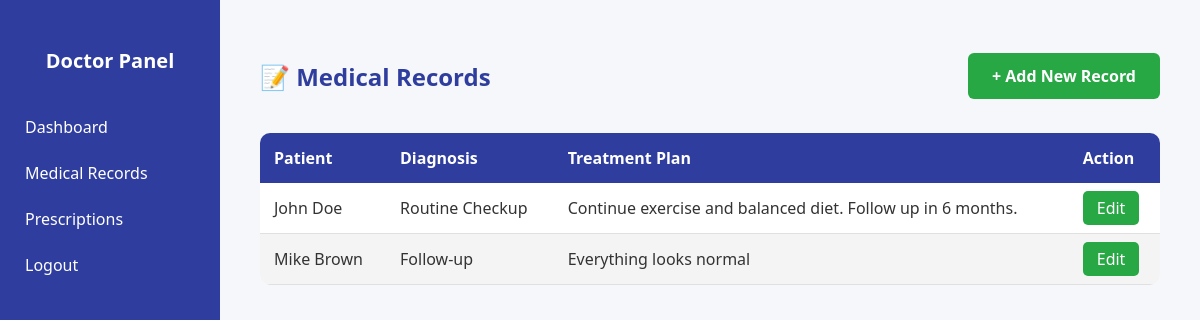
The page /pages/doctor-medical-records.php (signed in) on the database its author committed.
### tables this page shows
CREATE TABLE `medicalrecords` (
  `record_id` int(11) NOT NULL,
  `patient_id` int(11) NOT NULL,
  `doctor_id` int(11) NOT NULL,
  `diagnosis` text NOT NULL,
  `treatment_plan` text NOT NULL
);

CREATE TABLE `users` (
  `user_id` int(11) NOT NULL,
  `username` varchar(50) NOT NULL,
  `password_hash` varchar(255) NOT NULL,
  `role` enum('Patient','Doctor','Admin') NOT NULL,
  `email` varchar(100) NOT NULL,
  `phone_number` varchar(15) NOT NULL,
  `full_name` varchar(100) NOT NULL
);

### pages/doctor-medical-records.php (the view, shortened to what this page needs)
<?php
require_once '../includes/connect-db.php';
$loggedInUserId = $_SESSION['user_id'];
$stmt = $pdo->prepare("SELECT doctor_id FROM doctors WHERE user_id = ?");
$stmt->execute([$loggedInUserId]);
$doctor = $stmt->fetch();
$doctorId = $doctor['doctor_id'] ?? null;
$stmt = $pdo->prepare("SELECT m.*, u.full_name AS patient_name
    FROM medicalrecords m
    JOIN patients p ON m.patient_id = p.patient_id
    JOIN users u ON p.user_id = u.user_id
    WHERE m.doctor_id = ? AND u.role = 'Patient'");
$stmt->execute([$doctorId]);
$records = $stmt->fetchAll();
?>
<!DOCTYPE html>
<html lang="en">
<head>
    <link rel="stylesheet" href="../assets/css/style.css">
</head>
<body>
<div class="sidebar">
    <h2>Doctor Panel</h2>
    <a href="doctor-dashboard.php">Dashboard</a>
    <a href="doctor-medical-records.php">Medical Records</a>
	<a href="doctor-prescriptions.php">Prescriptions</a>
    <a href="../pages/logout.php">Logout</a>
</div>
<div class="main-content">
    <div class="record-header">
        <h2>📝 Medical Records</h2>
        <a href="add-medical-record.php" class="add-button">+ Add New Record</a>
    </div>
    <table>
        <thead>
        <tr>
            <th>Patient</th>
            <th>Diagnosis</th>
            <th>Treatment Plan</th>
            <th>Action</th>
        </tr>
        </thead>
        <tbody>
        <?php if ($records): ?>
            <?php foreach ($records as $record): ?>
                <tr>
                    <td><?= htmlspecialchars($record['patient_name']) ?></td>
                    <td><?= htmlspecialchars($record['diagnosis']) ?></td>
                    <td><?= htmlspecialchars($record['treatment_plan']) ?></td>
                    <td><a class="btn-edit" href="edit-record.php?id=<?= $record['record_id'] ?>">Edit</a></td>
                </tr>
            <?php endforeach; ?>
        <?php else: ?>
            <tr><td colspan="4">No medical records found.</td></tr>
        <?php endif; ?>
        </tbody>
    </table>
</div>
</body>
</html>

### assets/css/style.css (style rules this page uses)
body { margin: 0; font-family: 'Segoe UI', Tahoma, Geneva, Verdana, sans-serif; background-color: #f7f9fc; color: #333; }

### pages/doctor-medical-records.php (style rules this page uses)
body { margin: 0; font-family: 'Segoe UI', sans-serif; background-color: #f5f7fa; }
.sidebar { width: 220px; background-color: #2f3e9e; height: 100vh; position: fixed; top: 0; left: 0; padding-top: 30px; color: white; }
.sidebar h2 { text-align: center; font-size: 20px; margin-bottom: 30px; }
.sidebar a { display: block; color: white; padding: 12px 25px; text-decoration: none; transition: 0.3s; }
.main-content { margin-left: 220px; padding: 40px; }
.record-header { display: flex; justify-content: space-between; align-items: center; margin-bottom: 20px; }
.record-header h2 { color: #2f3e9e; display: flex; align-items: center; gap: 10px; }
.add-button { padding: 12px 24px; background-color: #28a745; color: white; font-weight: bold; font-size: 16px; text-decoration: none; border-radius: 6px; }
table { width: 100%; border-collapse: collapse; background-color: white; border-radius: 10px; overflow: hidden; }
th { background-color: #2f3e9e; color: white; text-align: left; padding: 14px; }
td { padding: 14px; border-bottom: 1px solid #e0e0e0; }
tr:nth-child(even) { background-color: #f4f4f4; }
.btn-edit { padding: 6px 14px; background-color: #28a745; color: white; border: none; border-radius: 5px; text-decoration: none; }

### rows shown on the page
medicalrecords: users.full_name "John Doe", diagnosis "Routine Checkup", treatment_plan "Continue exercise and balanced diet. Follow up in 6 months."
medicalrecords: users.full_name "Mike Brown", diagnosis "Follow-up", treatment_plan "Everything looks normal"
